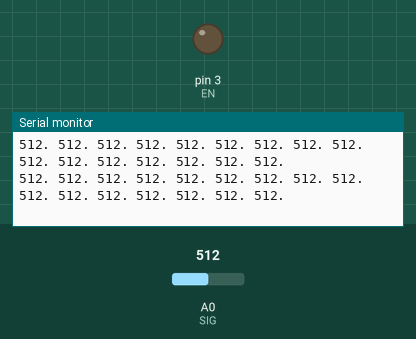
A sketch run on a simulated Arduino Uno, built with avr-gcc and run on an emulated ATmega328P. On the bench: output pins drawn as LEDs (lit = HIGH), the last lines printed to the serial monitor. The inputs (shaded band) are chosen by the test bench; at power-on: A0 (SIG) = 512. Pins used as bus, display or sensor lines are not drawn.

Above: at 1.2 s.
1.3 s: A0 (SIG) set to 986
At 1.41 s:
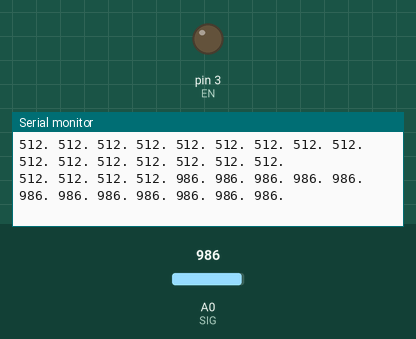
4.3 s: A0 (SIG) set to 1013
At 4.49 s:
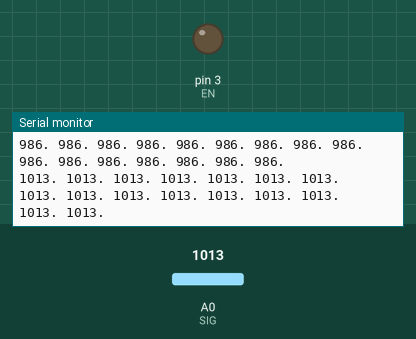
Timing chart, 0 to 7.3 s (numbered marks = the images above; inputs shaded):
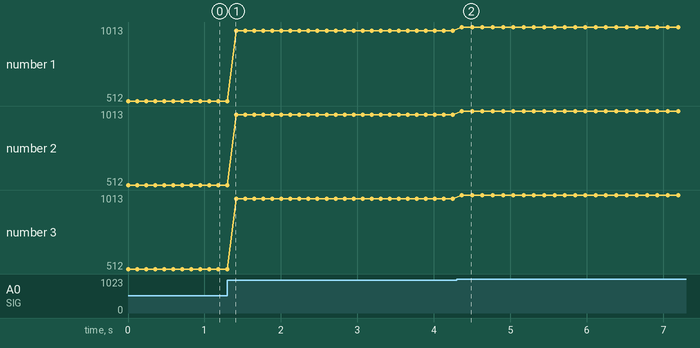

Measured:
- after the input at 4.3 s, the serial monitor: prints a new line after 0.07 s (image 2)
- plotted number 1: 512 → 986 after the input at 1.3 s, 986 → 1013 after the input at 4.3 s
- plotted number 2: 512 → 986 after the input at 1.3 s, 986 → 1013 after the input at 4.3 s
- plotted number 3: 512 → 986 after the input at 1.3 s, 986 → 1013 after the input at 4.3 s

The sketch:

multiplexer.ino
```cpp
#define EN 3
#define S0 4
#define S1 5
#define S2 6
#define S3 7
#define SIG A0


void setup(){
  Serial.begin(9600);

  pinMode(S0, OUTPUT);
  pinMode(S1, OUTPUT);
  pinMode(S2, OUTPUT);
  pinMode(S3, OUTPUT);

  digitalWrite(S0, LOW);
  digitalWrite(S1, LOW);
  digitalWrite(S2, LOW);
  digitalWrite(S3, LOW);

  pinMode(EN, OUTPUT);
  digitalWrite(EN, LOW);


}


void loop(){

  //Loop through and read all 16 values
  //Reports back Value at channel 6 is: 346
  for(int i = 0; i < 16; i ++){
//    Serial.print("Value at channel ");
//    Serial.print(i);
//    Serial.print(": ");
    Serial.print(readMux(i));
    Serial.print(". ");

  }
  Serial.println();
  delay(100);
}


int readMux(int channel){
  int controlPin[] = {S0, S1, S2, S3};

  int muxChannel[16][4]={
    {0,0,0,0}, //channel 0
    {1,0,0,0}, //channel 1
    {0,1,0,0}, //channel 2
    {1,1,0,0}, //channel 3
    {0,0,1,0}, //channel 4
    {1,0,1,0}, //channel 5
    {0,1,1,0}, //channel 6
    {1,1,1,0}, //channel 7
    {0,0,0,1}, //channel 8
    {1,0,0,1}, //channel 9
    {0,1,0,1}, //channel 10
    {1,1,0,1}, //channel 11
    {0,0,1,1}, //channel 12
    {1,0,1,1}, //channel 13
    {0,1,1,1}, //channel 14
    {1,1,1,1}  //channel 15
  };

  //loop through the 4 sig
  for(int i = 0; i < 4; i ++){
    digitalWrite(controlPin[i], muxChannel[channel][i]);
  }

  //read the value at the SIG pin
  int val = analogRead(SIG);

  //return the value
  return val;
}
```
